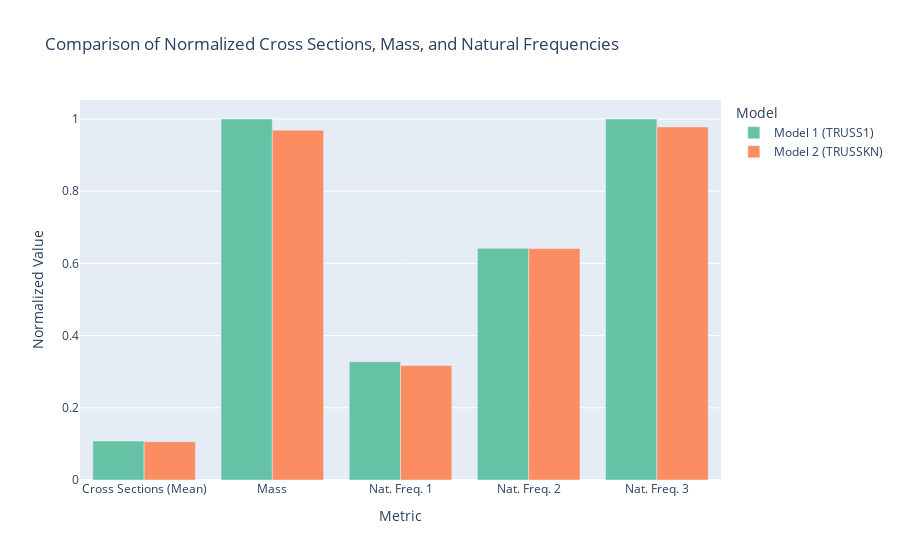

The code cell stored with this chart in its notebook:
### Markdown cell above
### <strong> 4.2 | Comparing benchmarks </strong>

### Code cell
max_cross_sections = max(np.max(TR_cs), np.max(KN_cs))
normalized_cross_sections_model1 = TR_cs / max_cross_sections
normalized_cross_sections_model2 = KN_cs / max_cross_sections

max_mass = max(TR_m, KN_m)
normalized_mass_model1 = TR_m / max_mass
normalized_mass_model2 = KN_m / max_mass

max_nat_freq = max(np.max(NFTR), np.max(NFK))
normalized_nat_freq_model1 = np.array(NFTR) / max_nat_freq
normalized_nat_freq_model2 = np.array(NFK) / max_nat_freq
# ------------------------------------ VIS ----------------------------------- #
data = {
    "Metric": ["Cross Sections (Mean)", "Mass", "Nat. Freq. 1", "Nat. Freq. 2", "Nat. Freq. 3"],
    "Model 1 (TRUSS1)": [np.mean(normalized_cross_sections_model1), normalized_mass_model1] + normalized_nat_freq_model1.tolist(),
    "Model 2 (TRUSSKN)": [np.mean(normalized_cross_sections_model2), normalized_mass_model2] + normalized_nat_freq_model2.tolist()
}
df = pd.DataFrame(data)

# Create a grouped bar chart for normalized cross sections, mass, and natural frequencies using plotly
barplot = px.bar(
    df,
    x='Metric',
    y=["Model 1 (TRUSS1)", "Model 2 (TRUSSKN)"],
    barmode='group',
    title='Comparison of Normalized Cross Sections, Mass, and Natural Frequencies',
    labels={'Metric': 'Metric', 'value': 'Normalized Value', 'variable': 'Model'},
    color_discrete_sequence=px.colors.qualitative.Set2  # Soft color palette
)
barplot.show()

### Figure 1 — Plotly figure (JSON) as saved in the notebook; plotly's stock layout.template omitted (floating-point values rounded to 4 significant figures)
{"data": [{"alignmentgroup": "True", "hovertemplate": "Model=Model 1 (TRUSS1)<br>Metric=%{x}<br>Normalized Value=%{y}<extra></extra>", "legendgroup": "Model 1 (TRUSS1)", "marker": {"color": "rgb(102,194,165)", "pattern": {"shape": ""}}, "name": "Model 1 (TRUSS1)", "offsetgroup": "Model 1 (TRUSS1)", "orientation": "v", "showlegend": true, "textposition": "auto", "type": "bar", "x": ["Cross Sections (Mean)", "Mass", "Nat. Freq. 1", "Nat. Freq. 2", "Nat. Freq. 3"], "xaxis": "x", "y": [0.1082, 1, 0.3276, 0.6417, 1], "yaxis": "y"}, {"alignmentgroup": "True", "hovertemplate": "Model=Model 2 (TRUSSKN)<br>Metric=%{x}<br>Normalized Value=%{y}<extra></extra>", "legendgroup": "Model 2 (TRUSSKN)", "marker": {"color": "rgb(252,141,98)", "pattern": {"shape": ""}}, "name": "Model 2 (TRUSSKN)", "offsetgroup": "Model 2 (TRUSSKN)", "orientation": "v", "showlegend": true, "textposition": "auto", "type": "bar", "x": ["Cross Sections (Mean)", "Mass", "Nat. Freq. 1", "Nat. Freq. 2", "Nat. Freq. 3"], "xaxis": "x", "y": [0.106, 0.9689, 0.3174, 0.6412, 0.9779], "yaxis": "y"}], "layout": {"barmode": "group", "legend": {"title": {"text": "Model"}, "tracegroupgap": 0}, "title": {"text": "Comparison of Normalized Cross Sections, Mass, and Natural Frequencies"}, "xaxis": {"anchor": "y", "domain": [0, 1], "title": {"text": "Metric"}}, "yaxis": {"anchor": "x", "domain": [0, 1], "title": {"text": "Normalized Value"}}}}
